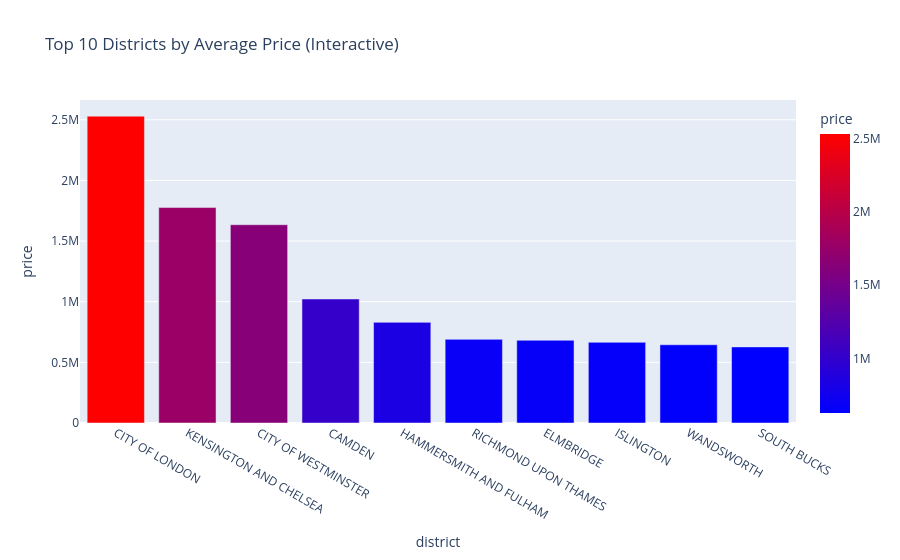

Notebook code cell kept with this figure:
### Code cell
# === 8️ Top 10 Districts by Price ===
district_avg = df.groupby("district")["price"].mean().nlargest(10).reset_index()

plt.figure(figsize=(10,5))
sns.barplot(data=district_avg, x="district", y="price", hue="district", 
            palette="coolwarm", legend=False)
plt.title("Top 10 Districts by Average Price")
plt.xticks(rotation=45, ha="right")
plt.show()

# Interactive map-style bar
fig = px.bar(district_avg, x="district", y="price", title="Top 10 Districts by Average Price (Interactive)",
             color="price", color_continuous_scale="Bluered")
fig.show()

### Figure 1 — Plotly figure (JSON) as saved in the notebook; plotly's stock layout.template omitted (floating-point values rounded to 4 significant figures)
{"data": [{"alignmentgroup": "True", "hovertemplate": "district=%{x}<br>price=%{marker.color}<extra></extra>", "legendgroup": "", "marker": {"color": [2530000.0, 1776000.0, 1635000.0, 1023000.0, 829900.0, 689800.0, 682000.0, 665300.0, 645000.0, 627400.0], "coloraxis": "coloraxis", "pattern": {"shape": ""}}, "name": "", "offsetgroup": "", "orientation": "v", "showlegend": false, "textposition": "auto", "type": "bar", "x": ["CITY OF LONDON", "KENSINGTON AND CHELSEA", "CITY OF WESTMINSTER", "CAMDEN", "HAMMERSMITH AND FULHAM", "RICHMOND UPON THAMES", "ELMBRIDGE", "ISLINGTON", "WANDSWORTH", "SOUTH BUCKS"], "xaxis": "x", "y": [2530000.0, 1776000.0, 1635000.0, 1023000.0, 829900.0, 689800.0, 682000.0, 665300.0, 645000.0, 627400.0], "yaxis": "y"}], "layout": {"autosize": true, "barmode": "relative", "coloraxis": {"colorbar": {"title": {"text": "price"}}, "colorscale": [[0, "rgb(0,0,255)"], [1, "rgb(255,0,0)"]]}, "legend": {"tracegroupgap": 0}, "title": {"text": "Top 10 Districts by Average Price (Interactive)"}, "xaxis": {"anchor": "y", "autorange": true, "domain": [0, 1], "range": [-0.5, 9.5], "title": {"text": "district"}, "type": "category"}, "yaxis": {"anchor": "x", "autorange": true, "domain": [0, 1], "range": [0, 2663000.0], "title": {"text": "price"}, "type": "linear"}}}
